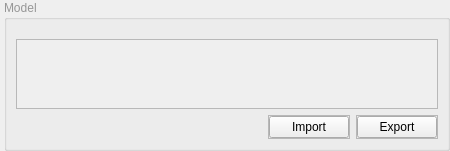
               <widget class="QWidget" name="ModelWindow" native="true">
                <property name="sizePolicy">
                 <sizepolicy hsizetype="Expanding" vsizetype="Expanding">
                  <horstretch>0</horstretch>
                  <verstretch>0</verstretch>
                 </sizepolicy>
                </property>
                <property name="minimumSize">
                 <size>
                  <width>450</width>
                  <height>0</height>
                 </size>
                </property>
                <layout class="QGridLayout" name="gridLayout_8">
                 <property name="leftMargin">
                  <number>4</number>
                 </property>
                 <property name="topMargin">
                  <number>0</number>
                 </property>
                 <property name="rightMargin">
                  <number>0</number>
                 </property>
                 <property name="bottomMargin">
                  <number>0</number>
                 </property>
                 <property name="spacing">
                  <number>0</number>
                 </property>
                 <item row="0" column="0">
                  <widget class="QGroupBox" name="ModelBox">
                   <property name="palette">
                    <palette>
                     <active>
                      <colorrole role="WindowText">
                       <brush brushstyle="SolidPattern">
                        <color alpha="255">
                         <red>150</red>
                         <green>150</green>
                         <blue>150</blue>
                        </color>
                       </brush>
                      </colorrole>
                     </active>
                     <inactive>
                      <colorrole role="WindowText">
                       <brush brushstyle="SolidPattern">
                        <color alpha="255">
                         <red>150</red>
                         <green>150</green>
                         <blue>150</blue>
                        </color>
                       </brush>
                      </colorrole>
                     </inactive>
                     <disabled>
                      <colorrole role="WindowText">
                       <brush brushstyle="SolidPattern">
                        <color alpha="255">
                         <red>120</red>
                         <green>120</green>
                         <blue>120</blue>
                        </color>
                       </brush>
                      </colorrole>
                     </disabled>
                    </palette>
                   </property>
                   <property name="font">
                    <font>
                     <family>Segoe UI</family>
                     <pointsize>9</pointsize>
                     <weight>50</weight>
                     <bold>false</bold>
                    </font>
                   </property>
                   <property name="title">
                    <string>Model</string>
                   </property>
                   <layout class="QGridLayout" name="gridLayout_9">
                    <property name="topMargin">
                     <number>13</number>
                    </property>
                    <item row="0" column="0">
                     <widget class="QWidget" name="ModelWidget" native="true">
                      <layout class="QVBoxLayout" name="verticalLayout_7">
                       <property name="leftMargin">
                        <number>0</number>
                       </property>
                       <property name="topMargin">
                        <number>0</number>
                       </property>
                       <property name="rightMargin">
                        <number>0</number>
                       </property>
                       <property name="bottomMargin">
                        <number>0</number>
                       </property>
                       <item>
                        <widget class="QWidget" name="ModelViewer" native="true">
                         <layout class="QGridLayout" name="gridLayout_15">
                          <property name="leftMargin">
                           <number>0</number>
                          </property>
                          <property name="topMargin">
                           <number>0</number>
                          </property>
                          <property name="rightMargin">
                           <number>0</number>
                          </property>
                          <property name="bottomMargin">
                           <number>0</number>
                          </property>
                          <property name="spacing">
                           <number>0</number>
                          </property>
                          <item row="0" column="0">
                           <widget class="QWidget" name="widget_2" native="true">
                            <property name="sizePolicy">
                             <sizepolicy hsizetype="Expanding" vsizetype="Expanding">
                              <horstretch>0</horstretch>
                              <verstretch>0</verstretch>
                             </sizepolicy>
                            </property>
                           </widget>
                          </item>
                         </layout>
                        </widget>
                       </item>
                       <item>
                        <widget class="QWidget" name="widget_17" native="true">
                         <layout class="QVBoxLayout" name="verticalLayout_8">
                          <property name="spacing">
                           <number>6</number>
                          </property>
                          <property name="leftMargin">
                           <number>0</number>
                          </property>
                          <property name="topMargin">
                           <number>0</number>
                          </property>
                          <property name="rightMargin">
                           <number>0</number>
                          </property>
                          <property name="bottomMargin">
                           <number>0</number>
                          </property>
                          <item>
                           <widget class="QWidget" name="widget_16" native="true">
                            <layout class="QGridLayout" name="gridLayout_21">
                             <property name="leftMargin">
                              <number>0</number>
                             </property>
                             <property name="topMargin">
                              <number>0</number>
                             </property>
                             <property name="rightMargin">
                              <number>0</number>
                             </property>
                             <property name="bottomMargin">
                              <number>0</number>
                             </property>
                             <property name="spacing">
                              <number>0</number>
                             </property>
                             <item row="0" column="0">
                              <widget class="QScrollArea" name="scrollArea">
                               <property name="sizePolicy">
                                <sizepolicy hsizetype="Expanding" vsizetype="Preferred">
                                 <horstretch>0</horstretch>
                                 <verstretch>0</verstretch>
                                </sizepolicy>
                               </property>
                               <property name="widgetResizable">
                                <bool>true</bool>
                               </property>
                               <widget class="QWidget" name="scrollAreaWidgetContents">
                                <property name="geometry">
                                 <rect>
                                  <x>0</x>
                                  <y>0</y>
                                  <width>420</width>
                                  <height>85</height>
                                 </rect>
                                </property>
                               </widget>
                              </widget>
                             </item>
                            </layout>
                           </widget>
                          </item>
                          <item alignment="Qt::AlignBottom">
                           <widget class="QWidget" name="widget_18" native="true">
                            <layout class="QGridLayout" name="gridLayout_17">
                             <property name="leftMargin">
                              <number>0</number>
                             </property>
                             <property name="topMargin">
                              <number>0</number>
                             </property>
                             <property name="rightMargin">
                              <number>0</number>
                             </property>
                             <property name="bottomMargin">
                              <number>0</number>
                             </property>
                             <property name="spacing">
                              <number>0</number>
                             </property>
                             <item row="0" column="0" alignment="Qt::AlignRight|Qt::AlignBottom">
                              <widget class="QWidget" name="widget_19" native="true">
                               <layout class="QGridLayout" name="gridLayout_18">
                                <property name="leftMargin">
                                 <number>0</number>
                                </property>
                                <property name="topMargin">
                                 <number>0</number>
                                </property>
                                <property name="rightMargin">
                                 <number>0</number>
                                </property>
                                <property name="bottomMargin">
                                 <number>0</number>
                                </property>
                                <item row="0" column="0">
                                 <widget class="QFrame" name="frame_3">
                                  <property name="frameShape">
                                   <enum>QFrame::StyledPanel</enum>
                                  </property>
                                  <property name="frameShadow">
                                   <enum>QFrame::Raised</enum>
                                  </property>
                                  <layout class="QGridLayout" name="gridLayout_19">
                                   <property name="leftMargin">
                                    <number>0</number>
                                   </property>
                                   <property name="topMargin">
                                    <number>0</number>
                                   </property>
                                   <property name="rightMargin">
                                    <number>0</number>
                                   </property>
                                   <property name="bottomMargin">
                                    <number>0</number>
                                   </property>
                                   <property name="spacing">
                                    <number>0</number>
                                   </property>
                                   <item row="0" column="0">
                                    <widget class="QPushButton" name="ImportModelBtn">
                                     <property name="text">
                                      <string>Import</string>
                                     </property>
                                    </widget>
                                   </item>
                                  </layout>
                                 </widget>
                                </item>
                                <item row="0" column="1">
                                 <widget class="QFrame" name="frame_4">
                                  <property name="frameShape">
                                   <enum>QFrame::StyledPanel</enum>
                                  </property>
                                  <property name="frameShadow">
                                   <enum>QFrame::Raised</enum>
                                  </property>
                                  <layout class="QGridLayout" name="gridLayout_20">
                                   <property name="leftMargin">
                                    <number>0</number>
                                   </property>
                                   <property name="topMargin">
                                    <number>0</number>
                                   </property>
                                   <property name="rightMargin">
                                    <number>0</number>
                                   </property>
                                   <property name="bottomMargin">
                                    <number>0</number>
                                   </property>
                                   <property name="spacing">
                                    <number>0</number>
                                   </property>
                                   <item row="0" column="0">
                                    <widget class="QPushButton" name="ExportModelBtn">
                                     <property name="text">
                                      <string>Export</string>
                                     </property>
                                    </widget>
                                   </item>
                                  </layout>
                                 </widget>
                                </item>
                               </layout>
                              </widget>
                             </item>
                            </layout>
                           </widget>
                          </item>
                         </layout>
                        </widget>
                       </item>
                      </layout>
                     </widget>
                    </item>
                   </layout>
                  </widget>
                 </item>
                </layout>
               </widget>
